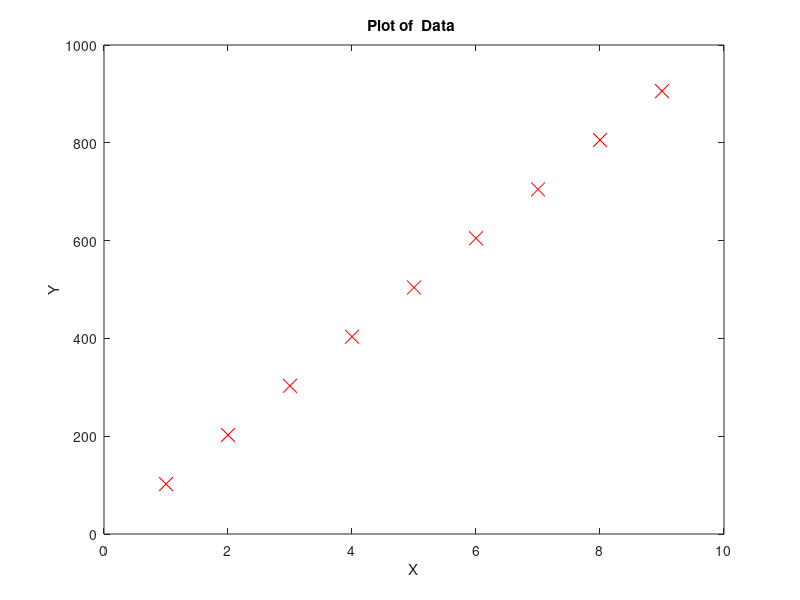

Write MATLAB code to recreate this figure. (Note: this script raises an error after producing the figure.)
% Multi Linear reggression without Scaling
%Y2 = θ1 + θ2 * X1 + θ3 * X2. 

clear ; 
close all; 
clc

% Multi Linear reggression theta number.
  theta_num = 3;

% Initialisation of Theta values. Y = Theta0 + ( Theta1 * X )
% form Theta as the vector of 2 * 1 matrix . 
 theta = zeros(theta_num, 1);

% Data Intialisation %
Data = [ 2.0, 100, 0.001, 5.1, 102.1, 4.1;
         2.5, 200, 0.002, 6.1, 202.4, 6.0;
         3.0, 300, 0.003, 6.9, 303,   9.2;
         3.5, 400, 0.004, 7.8, 403.4, 12.0;
         4.0, 500, 0.005, 9.2, 504.2, 17;
         4.5, 600, 0.006, 9.9, 604.8, 20;
         5.0, 700, 0.007, 11.5,704.8, 25.5;
         5.5, 800, 0.008, 12.0,805.7, 31;
         6.0, 900, 0.009, 12.8,905.7, 36.4];
         
% Y1 Dependent variable  
 Y = Data(:,5);
 % n  number of the Data sets
 n  = length(Y) ;
 % X matrix of independent variables  where X1 = 1 and X2 is first column of Data
 X = Data(:,[1,2]); 

% Plotting the data "y" 
figure(1); % open a new figure window
plot(Y,'rx','MarkerSize', 10);
title ("Plot of  Data ");
xlabel ("X");
ylabel ("Y");

% Finding the alpha and no of iteration values. 
 alpha =0.000001;
 iterations = 20;
 
% computing J for Theta1 = 0 and Theta2 = 0;
 theta = gradientDescent(X, Y, theta, alpha, iterations,n);
 fprintf('The theta values are %f  %f  %f\n', theta(1,1), theta(2,1), theta(3,1));  

 % Plot the linear reggression model.
figure(2)
plot(Y,'rx','MarkerSize', 10);
title ("Plot of  Data ");
hold on; % keep previous plot visible
X_temp = [ones(n,1), X]
Y =  X_temp*theta
plot(Y);
xlabel ("X");
ylabel ("Y");
legend('Data set', 'Multiple regression Model')
hold




